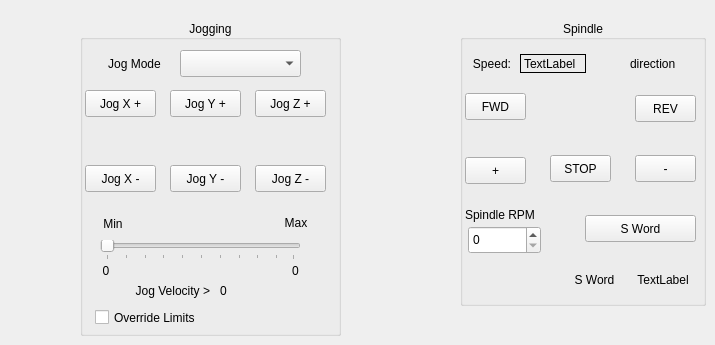
    <widget class="QWidget" name="tab_9">
     <attribute name="title">
      <string>Jog / Spindle</string>
     </attribute>
     <widget class="QGroupBox" name="groupBox_7">
      <property name="geometry">
       <rect>
        <x>80</x>
        <y>20</y>
        <width>261</width>
        <height>316</height>
       </rect>
      </property>
      <property name="title">
       <string>Jogging</string>
      </property>
      <property name="alignment">
       <set>Qt::AlignCenter</set>
      </property>
      <widget class="QPushButton" name="jog_plus_pb_2">
       <property name="geometry">
        <rect>
         <x>175</x>
         <y>70</y>
         <width>71</width>
         <height>27</height>
        </rect>
       </property>
       <property name="text">
        <string>Jog Z +</string>
       </property>
      </widget>
      <widget class="QPushButton" name="jog_minus_pb_2">
       <property name="geometry">
        <rect>
         <x>175</x>
         <y>145</y>
         <width>71</width>
         <height>27</height>
        </rect>
       </property>
       <property name="text">
        <string>Jog Z -</string>
       </property>
      </widget>
      <widget class="QPushButton" name="jog_minus_pb_0">
       <property name="geometry">
        <rect>
         <x>5</x>
         <y>145</y>
         <width>71</width>
         <height>27</height>
        </rect>
       </property>
       <property name="text">
        <string>Jog X -</string>
       </property>
      </widget>
      <widget class="QPushButton" name="jog_plus_pb_0">
       <property name="geometry">
        <rect>
         <x>5</x>
         <y>70</y>
         <width>71</width>
         <height>27</height>
        </rect>
       </property>
       <property name="text">
        <string>Jog X +</string>
       </property>
      </widget>
      <widget class="QPushButton" name="jog_minus_pb_1">
       <property name="geometry">
        <rect>
         <x>90</x>
         <y>145</y>
         <width>71</width>
         <height>27</height>
        </rect>
       </property>
       <property name="text">
        <string>Jog Y -</string>
       </property>
      </widget>
      <widget class="QPushButton" name="jog_plus_pb_1">
       <property name="geometry">
        <rect>
         <x>90</x>
         <y>70</y>
         <width>71</width>
         <height>27</height>
        </rect>
       </property>
       <property name="text">
        <string>Jog Y +</string>
       </property>
      </widget>
      <widget class="QComboBox" name="jog_modes_cb">
       <property name="geometry">
        <rect>
         <x>100</x>
         <y>30</y>
         <width>121</width>
         <height>27</height>
        </rect>
       </property>
      </widget>
      <widget class="QLabel" name="label_6">
       <property name="geometry">
        <rect>
         <x>14</x>
         <y>30</y>
         <width>81</width>
         <height>27</height>
        </rect>
       </property>
       <property name="text">
        <string>Jog Mode</string>
       </property>
       <property name="alignment">
        <set>Qt::AlignCenter</set>
       </property>
      </widget>
      <widget class="QLabel" name="label_10">
       <property name="geometry">
        <rect>
         <x>20</x>
         <y>190</y>
         <width>26</width>
         <height>28</height>
        </rect>
       </property>
       <property name="text">
        <string>Min</string>
       </property>
       <property name="alignment">
        <set>Qt::AlignCenter</set>
       </property>
      </widget>
      <widget class="QSlider" name="jog_vel_sl">
       <property name="geometry">
        <rect>
         <x>20</x>
         <y>220</y>
         <width>201</width>
         <height>20</height>
        </rect>
       </property>
       <property name="orientation">
        <enum>Qt::Horizontal</enum>
       </property>
       <property name="tickPosition">
        <enum>QSlider::TicksBelow</enum>
       </property>
      </widget>
      <widget class="QLabel" name="label_11">
       <property name="geometry">
        <rect>
         <x>200</x>
         <y>190</y>
         <width>32</width>
         <height>25</height>
        </rect>
       </property>
       <property name="text">
        <string>Max</string>
       </property>
       <property name="alignment">
        <set>Qt::AlignCenter</set>
       </property>
      </widget>
      <widget class="QLabel" name="min_jog_vel_lb">
       <property name="geometry">
        <rect>
         <x>10</x>
         <y>240</y>
         <width>32</width>
         <height>21</height>
        </rect>
       </property>
       <property name="text">
        <string>0</string>
       </property>
       <property name="alignment">
        <set>Qt::AlignCenter</set>
       </property>
      </widget>
      <widget class="QLabel" name="max_jog_vel_lb">
       <property name="geometry">
        <rect>
         <x>200</x>
         <y>240</y>
         <width>31</width>
         <height>21</height>
        </rect>
       </property>
       <property name="text">
        <string>0</string>
       </property>
       <property name="alignment">
        <set>Qt::AlignCenter</set>
       </property>
      </widget>
      <widget class="QLabel" name="label_9">
       <property name="geometry">
        <rect>
         <x>30</x>
         <y>260</y>
         <width>100</width>
         <height>21</height>
        </rect>
       </property>
       <property name="text">
        <string>Jog Velocity &gt;</string>
       </property>
       <property name="alignment">
        <set>Qt::AlignRight|Qt::AlignTrailing|Qt::AlignVCenter</set>
       </property>
      </widget>
      <widget class="QLabel" name="jog_vel_lb">
       <property name="geometry">
        <rect>
         <x>140</x>
         <y>260</y>
         <width>81</width>
         <height>21</height>
        </rect>
       </property>
       <property name="text">
        <string>0</string>
       </property>
      </widget>
     </widget>
     <widget class="QCheckBox" name="override_limits_cb">
      <property name="geometry">
       <rect>
        <x>95</x>
        <y>305</y>
        <width>131</width>
        <height>25</height>
       </rect>
      </property>
      <property name="text">
       <string>Override Limits</string>
      </property>
     </widget>
     <widget class="QGroupBox" name="groupBox_6">
      <property name="geometry">
       <rect>
        <x>460</x>
        <y>20</y>
        <width>246</width>
        <height>286</height>
       </rect>
      </property>
      <property name="title">
       <string>Spindle</string>
      </property>
      <property name="alignment">
       <set>Qt::AlignCenter</set>
      </property>
      <widget class="QPushButton" name="spindle_plus_pb">
       <property name="geometry">
        <rect>
         <x>5</x>
         <y>137</y>
         <width>61</width>
         <height>27</height>
        </rect>
       </property>
       <property name="text">
        <string>+</string>
       </property>
      </widget>
      <widget class="QSpinBox" name="spindle_speed_sb">
       <property name="geometry">
        <rect>
         <x>8</x>
         <y>206</y>
         <width>73</width>
         <height>28</height>
        </rect>
       </property>
       <property name="maximum">
        <number>30000</number>
       </property>
      </widget>
      <widget class="QLabel" name="spindle_direction_0_lb">
       <property name="geometry">
        <rect>
         <x>170</x>
         <y>34</y>
         <width>59</width>
         <height>19</height>
        </rect>
       </property>
       <property name="text">
        <string>direction</string>
       </property>
      </widget>
      <widget class="QLabel" name="spindle_actual_speed_lb">
       <property name="geometry">
        <rect>
         <x>60</x>
         <y>34</y>
         <width>66</width>
         <height>19</height>
        </rect>
       </property>
       <property name="frameShape">
        <enum>QFrame::Box</enum>
       </property>
       <property name="text">
        <string>TextLabel</string>
       </property>
      </widget>
      <widget class="QPushButton" name="spindle_fwd_pb">
       <property name="geometry">
        <rect>
         <x>5</x>
         <y>73</y>
         <width>61</width>
         <height>27</height>
        </rect>
       </property>
       <property name="text">
        <string>FWD</string>
       </property>
      </widget>
      <widget class="QPushButton" name="spindle_minus_pb">
       <property name="geometry">
        <rect>
         <x>175</x>
         <y>135</y>
         <width>61</width>
         <height>27</height>
        </rect>
       </property>
       <property name="text">
        <string>-</string>
       </property>
      </widget>
      <widget class="QLabel" name="label_22">
       <property name="geometry">
        <rect>
         <x>5</x>
         <y>34</y>
         <width>46</width>
         <height>19</height>
        </rect>
       </property>
       <property name="text">
        <string>Speed:</string>
       </property>
       <property name="alignment">
        <set>Qt::AlignRight|Qt::AlignTrailing|Qt::AlignVCenter</set>
       </property>
      </widget>
      <widget class="QPushButton" name="spindle_rev_pb">
       <property name="enabled">
        <bool>true</bool>
       </property>
       <property name="geometry">
        <rect>
         <x>175</x>
         <y>75</y>
         <width>61</width>
         <height>27</height>
        </rect>
       </property>
       <property name="text">
        <string>REV</string>
       </property>
      </widget>
      <widget class="QLabel" name="label_38">
       <property name="geometry">
        <rect>
         <x>5</x>
         <y>185</y>
         <width>84</width>
         <height>19</height>
        </rect>
       </property>
       <property name="text">
        <string>Spindle RPM</string>
       </property>
      </widget>
      <widget class="QLabel" name="settings_speed_lb">
       <property name="geometry">
        <rect>
         <x>170</x>
         <y>250</y>
         <width>66</width>
         <height>19</height>
        </rect>
       </property>
       <property name="text">
        <string>TextLabel</string>
       </property>
       <property name="alignment">
        <set>Qt::AlignCenter</set>
       </property>
      </widget>
      <widget class="QLabel" name="label_45">
       <property name="geometry">
        <rect>
         <x>110</x>
         <y>250</y>
         <width>49</width>
         <height>19</height>
        </rect>
       </property>
       <property name="text">
        <string>S Word</string>
       </property>
       <property name="alignment">
        <set>Qt::AlignCenter</set>
       </property>
      </widget>
      <widget class="QPushButton" name="spindle_stop_pb">
       <property name="geometry">
        <rect>
         <x>90</x>
         <y>135</y>
         <width>61</width>
         <height>27</height>
        </rect>
       </property>
       <property name="text">
        <string>STOP</string>
       </property>
      </widget>
      <widget class="QPushButton" name="mdi_s_pb">
       <property name="geometry">
        <rect>
         <x>125</x>
         <y>195</y>
         <width>111</width>
         <height>27</height>
        </rect>
       </property>
       <property name="text">
        <string>S Word</string>
       </property>
      </widget>
     </widget>
    </widget>
